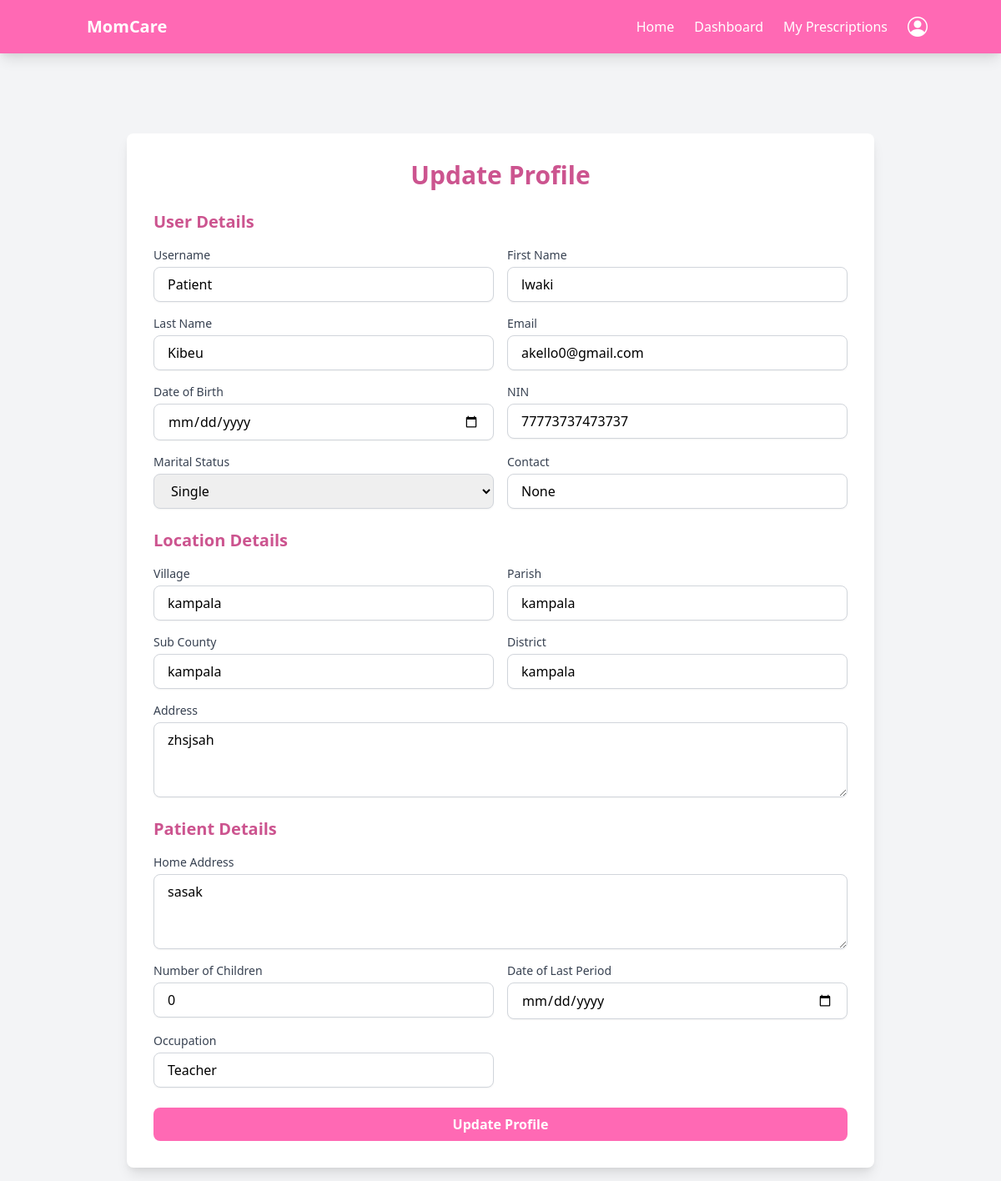
The page /profile_update/ (signed in) on the database its author committed.
### accounts/models.py (models this page shows, shortened)
class User(AbstractBaseUser, PermissionsMixin):
    username = models.CharField(max_length=150, unique=True)
    first_name = models.CharField(max_length=150)
    last_name = models.CharField(max_length=150)
    email = models.EmailField(unique=True)
    date_of_birth = models.DateField(null=True, blank=True)
    nin = models.CharField(max_length=20, unique=True, null=True, blank=True)
    marital_status = models.CharField(
        max_length=20,
        choices=[('Single', 'Single'), ('Married', 'Married')],
        null=True, blank=True
    )
    contact = models.CharField(max_length=15, null=True, blank=True)
    health_insurance_details = models.TextField(null=True, blank=True)
    government_scheme_eligibility = models.TextField(null=True, blank=True)
    is_doctor = models.BooleanField(default=False)
    is_patient = models.BooleanField(default=False)
    is_hospital = models.BooleanField(default=False)
    is_active = models.BooleanField(default=True)
    is_staff = models.BooleanField(default=False)
    created_at = models.DateTimeField(default=timezone.now)
    updated_at = models.DateTimeField(auto_now=True)
    objects = CustomUserManager()
    USERNAME_FIELD = 'username'
    REQUIRED_FIELDS = ['first_name', 'last_name', 'email']

class Location(models.Model):
    user = models.OneToOneField(User, on_delete=models.CASCADE, related_name="location")
    village = models.CharField(max_length=255, null=True, blank=True)
    parish = models.CharField(max_length=255, null=True, blank=True)
    sub_county = models.CharField(max_length=255, null=True, blank=True)
    district = models.CharField(max_length=255, null=True, blank=True)
    address = models.TextField(null=True, blank=True)  # Generic address field

class Patient(models.Model):
    user = models.OneToOneField(User, on_delete=models.CASCADE, related_name="patient_profile")
    age = models.IntegerField(null=True, blank=True)
    home_address = models.TextField(null=True, blank=True)
    number_of_children = models.IntegerField(null=True, blank=True)
    date_of_last_period = models.DateField(null=True, blank=True)
    occupation = models.CharField(max_length=255, null=True, blank=True)
    gestational_age = models.IntegerField(null=True, blank=True)  # Weeks of pregnancy
    expected_due_date = models.DateField(null=True, blank=True)
    type_of_pregnancy = models.CharField(max_length=20, choices=[('Single', 'Single'), ('Twins', 'Twins'), ('Multiples', 'Multiples')], null=True, blank=True)
    previous_pregnancies = models.IntegerField(null=True, blank=True)
    delivery_history = models.TextField(null=True, blank=True)
    high_risk_factors = models.TextField(null=True, blank=True)
    fetal_health = models.TextField(null=True, blank=True)
    pre_existing_conditions = models.TextField(null=True, blank=True)
    previous_surgeries = models.TextField(null=True, blank=True)
    current_medications = models.TextField(null=True, blank=True)
    allergies = models.TextField(null=True, blank=True)
    blood_type = models.CharField(max_length=5, null=True, blank=True)
    family_medical_history = models.TextField(null=True, blank=True)
    diet_preferences = models.TextField(null=True, blank=True)
    exercise_level = models.TextField(null=True, blank=True)
    smoking_alcohol_drug_use = models.TextField(null=True, blank=True)
    mental_health_status = models.TextField(null=True, blank=True)

### accounts/views.py (the view)
# urls.py: path('profile_update/', profile_update, name='profile_update'),
@login_required
def profile_update(request):
    user = request.user
    location, _ = Location.objects.get_or_create(user=user)
    patient, _ = Patient.objects.get_or_create(user=user)
    if request.method == 'POST':
        user_form = UserUpdateForm(request.POST, instance=user)
        location_form = LocationUpdateForm(request.POST, instance=location)
        patient_form = PatientUpdateForm(request.POST, instance=patient)
        if user_form.is_valid() and location_form.is_valid() and patient_form.is_valid():
            user_form.save()
            location_form.save()
            patient_form.save()
            messages.success(request, 'Your profile has been updated successfully!')
            return redirect('home')
        else:
            for field, errors in user_form.errors.items():
                for error in errors:
                    messages.error(request, f"User - {field}: {error}")
            for field, errors in location_form.errors.items():
                for error in errors:
                    messages.error(request, f"Location - {field}: {error}")
            for field, errors in patient_form.errors.items():
                for error in errors:
                    messages.error(request, f"Patient - {field}: {error}")
    else:
        user_form = UserUpdateForm(instance=user)
        location_form = LocationUpdateForm(instance=location)
        patient_form = PatientUpdateForm(instance=patient)
    return render(request, 'accounts/profile_update.html', {
        'user_form': user_form,
        'location_form': location_form,
        'patient_form': patient_form,
    })

### templates/accounts/profile_update.html (shortened to what this page needs)
{% extends 'base.html' %}
{% load static %}
{% block content %}
<main class="mt-16 sm:mt-20 min-h-screen flex items-center justify-center bg-gray-100">
    <div class="w-full max-w-4xl p-6 sm:p-8 bg-white rounded-lg shadow-lg">
        <h2 class="text-2xl sm:text-3xl font-bold text-hotpink-dark mb-6 text-center">Update Profile</h2>
        <form method="post" class="space-y-6">
            <div>
                <h3 class="text-xl font-semibold text-hotpink-dark mb-4">User Details</h3>
                <div class="grid grid-cols-1 sm:grid-cols-2 gap-4">
                    <div>
                        <label for="username" class="block text-sm font-medium text-gray-700">Username</label>
                        <input type="text" id="username" name="username" value="{{ user_form.instance.username }}"
                               class="mt-1 block w-full px-4 py-2 border border-gray-300 rounded-lg shadow-sm focus:ring-hotpink focus:border-hotpink"
                               placeholder="Enter username">
                    </div>
                    <div>
                        <label for="first_name" class="block text-sm font-medium text-gray-700">First Name</label>
                        <input type="text" id="first_name" name="first_name" value="{{ user_form.instance.first_name }}"
                               class="mt-1 block w-full px-4 py-2 border border-gray-300 rounded-lg shadow-sm focus:ring-hotpink focus:border-hotpink"
                               placeholder="Enter first name">
                    </div>
                    <div>
                        <label for="last_name" class="block text-sm font-medium text-gray-700">Last Name</label>
                        <input type="text" id="last_name" name="last_name" value="{{ user_form.instance.last_name }}"
                               class="mt-1 block w-full px-4 py-2 border border-gray-300 rounded-lg shadow-sm focus:ring-hotpink focus:border-hotpink"
                               placeholder="Enter last name">
                    </div>
                    <div>
                        <label for="email" class="block text-sm font-medium text-gray-700">Email</label>
                        <input type="email" id="email" name="email" value="{{ user_form.instance.email }}"
                               class="mt-1 block w-full px-4 py-2 border border-gray-300 rounded-lg shadow-sm focus:ring-hotpink focus:border-hotpink"
                               placeholder="Enter email">
                    </div>
                    <div>
                        <label for="date_of_birth" class="block text-sm font-medium text-gray-700">Date of Birth</label>
                        <input type="date" id="date_of_birth" name="date_of_birth" value="{{ user_form.instance.date_of_birth|default:'' }}"
                               class="mt-1 block w-full px-4 py-2 border border-gray-300 rounded-lg shadow-sm focus:ring-hotpink focus:border-hotpink">
                    </div>
                    <div>
                        <label for="nin" class="block text-sm font-medium text-gray-700">NIN</label>
                        <input type="text" id="nin" name="nin" value="{{ user_form.instance.nin }}"
                               class="mt-1 block w-full px-4 py-2 border border-gray-300 rounded-lg shadow-sm focus:ring-hotpink focus:border-hotpink"
                               placeholder="Enter NIN">
                    </div>
                    <div>
                        <label for="marital_status" class="block text-sm font-medium text-gray-700">Marital Status</label>
                        <select id="marital_status" name="marital_status"
                                class="mt-1 block w-full px-4 py-2 border border-gray-300 rounded-lg shadow-sm focus:ring-hotpink focus:border-hotpink">
                            <option value="Single" {% if user_form.instance.marital_status == 'Single' %}selected{% endif %}>Single</option>
                        </select>
                    </div>
                    <div>
                        <label for="contact" class="block text-sm font-medium text-gray-700">Contact</label>
                        <input type="text" id="contact" name="contact" value="{{ user_form.instance.contact }}"
                               class="mt-1 block w-full px-4 py-2 border border-gray-300 rounded-lg shadow-sm focus:ring-hotpink focus:border-hotpink"
                               placeholder="Enter contact number">
                    </div>
                </div>
            </div>
            <div>
                <h3 class="text-xl font-semibold text-hotpink-dark mb-4">Location Details</h3>
                <div class="grid grid-cols-1 sm:grid-cols-2 gap-4">
                    <div>
                        <label for="village" class="block text-sm font-medium text-gray-700">Village</label>
                        <input type="text" id="village" name="village" value="{{ location_form.instance.village }}"
                               class="mt-1 block w-full px-4 py-2 border border-gray-300 rounded-lg shadow-sm focus:ring-hotpink focus:border-hotpink"
                               placeholder="Enter village">
                    </div>
                    <div>
                        <label for="parish" class="block text-sm font-medium text-gray-700">Parish</label>
                        <input type="text" id="parish" name="parish" value="{{ location_form.instance.parish }}"
                               class="mt-1 block w-full px-4 py-2 border border-gray-300 rounded-lg shadow-sm focus:ring-hotpink focus:border-hotpink"
                               placeholder="Enter parish">
                    </div>
                    <div>
                        <label for="sub_county" class="block text-sm font-medium text-gray-700">Sub County</label>
                        <input type="text" id="sub_county" name="sub_county" value="{{ location_form.instance.sub_county }}"
                               class="mt-1 block w-full px-4 py-2 border border-gray-300 rounded-lg shadow-sm focus:ring-hotpink focus:border-hotpink"
                               placeholder="Enter sub-county">
                    </div>
                    <div>
                        <label for="district" class="block text-sm font-medium text-gray-700">District</label>
                        <input type="text" id="district" name="district" value="{{ location_form.instance.district }}"
                               class="mt-1 block w-full px-4 py-2 border border-gray-300 rounded-lg shadow-sm focus:ring-hotpink focus:border-hotpink"
                               placeholder="Enter district">
                    </div>
                    <div class="sm:col-span-2">
                        <label for="address" class="block text-sm font-medium text-gray-700">Address</label>
                        <textarea id="address" name="address" rows="3"
                                  class="mt-1 block w-full px-4 py-2 border border-gray-300 rounded-lg shadow-sm focus:ring-hotpink focus:border-hotpink"
                                  placeholder="Enter address">{{ location_form.instance.address }}</textarea>
                    </div>
                </div>
            </div>
            <div>
                <h3 class="text-xl font-semibold text-hotpink-dark mb-4">Patient Details</h3>
                <div class="grid grid-cols-1 sm:grid-cols-2 gap-4">
                    <div class="sm:col-span-2">
                        <label for="home_address" class="block text-sm font-medium text-gray-700">Home Address</label>
                        <textarea id="home_address" name="home_address" rows="3"
                                  class="mt-1 block w-full px-4 py-2 border border-gray-300 rounded-lg shadow-sm focus:ring-hotpink focus:border-hotpink"
                                  placeholder="Enter home address">{{ patient_form.instance.home_address }}</textarea>
                    </div>
                    <div>
                        <label for="number_of_children" class="block text-sm font-medium text-gray-700">Number of Children</label>
                        <input type="number" id="number_of_children" name="number_of_children" value="{{ patient_form.instance.number_of_children }}"
                               class="mt-1 block w-full px-4 py-2 border border-gray-300 rounded-lg shadow-sm focus:ring-hotpink focus:border-hotpink"
                               placeholder="Enter number of children">
                    </div>
                    <div>
                        <label for="date_of_last_period" class="block text-sm font-medium text-gray-700">Date of Last Period</label>
                        <input type="date" id="date_of_last_period" name="date_of_last_period" value="{{ patient_form.instance.date_of_last_period|default:'' }}"
                               class="mt-1 block w-full px-4 py-2 border border-gray-300 rounded-lg shadow-sm focus:ring-hotpink focus:border-hotpink">
                    </div>
                    <div>
                        <label for="occupation" class="block text-sm font-medium text-gray-700">Occupation</label>
                        <input type="text" id="occupation" name="occupation" value="{{ patient_form.instance.occupation }}"
                               class="mt-1 block w-full px-4 py-2 border border-gray-300 rounded-lg shadow-sm focus:ring-hotpink focus:border-hotpink"
                               placeholder="Enter occupation">
                    </div>
                </div>
            </div>
            <div>
                <button type="submit"
                        class="w-full bg-hotpink text-white px-4 py-2 rounded-lg font-semibold hover:bg-hotpink-light transition duration-300">
                    Update Profile
                </button>
            </div>
        </form>
    </div>
</main>
{% endblock %}

### rows shown on the page
User: username "Patient", first_name "lwaki", last_name "Kibeu", email "akello0@gmail.com", nin "77773737473737", marital_status "Single", contact "None"
Location: village "kampala", parish "kampala", sub_county "kampala", district "kampala", address "zhsjsah"
Patient: home_address "sasak", number_of_children "0", occupation "Teacher"
